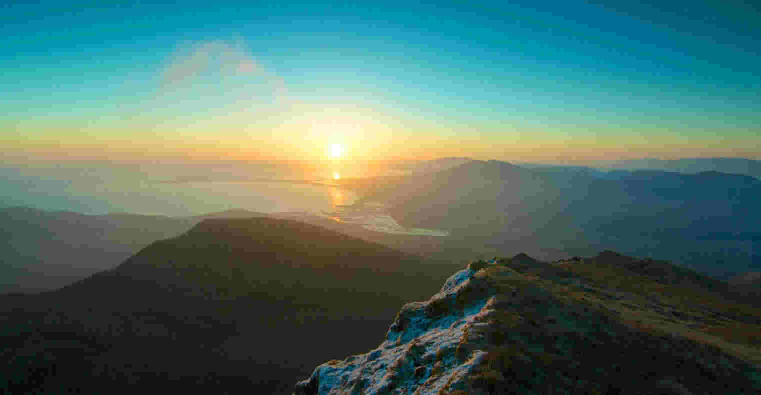
#> input picture 1_Basic/3_Access_Pixel,row,colum_and_croping/pic/bg.jpg, 1521 x 789 px (shown at 1/2 size)
$ jupyter execute 1_line.ipynb
#> lines starting #> are read from the running program, lines starting #| are printed output that depends on the picture
# Line
## Syntax :
* ## cv2.line(image, start_point, end_point, color, thickness)
## Understand Line

# (start points) , (end points)
# (x1,y1) , (x2,y2)
# x1 --> start Horizontal point
# y1 --> start Vertical point

# x2 --> start Horizontal point
# y2 --> start Vertical point

[cell 1]
import cv2
import numpy as np
from matplotlib import pyplot as plt

def value(image):
    image = cv2.cvtColor(image, cv2.COLOR_BGR2RGB)
    plt.figure(figsize=(10,10))
    return image

[cell 2]
img = cv2.imread("../3_Access_Pixel,row,colum_and_croping/pic/bg.jpg")
#> img is the input picture: shape (789, 1521, 3); mean B, G, R 104.8, 113, 79.9
plt.imshow(value(img))

# Draw Vertical line

# x1 = 0
# y1 = 0

# x2 = 0
# y2 = 600

[cell 3]
x1 = 0
y1 = 0

x2 = 0
y2 = 600

line = cv2.line(value(img),(x1,y1),(x2,y2),255,15)
plt.imshow(line)

# Change x1 (horizontal start point)

[cell 4]
x1 = 600
y1 = 0

x2 = 0
y2 = 600

line = cv2.line(value(img),(x1,y1),(x2,y2),255,15)
plt.imshow(line)

# Change y1 (vertical start point)

[cell 5]
x1 = 600
y1 = 100

x2 = 0
y2 = 600

line = cv2.line(value(img),(x1,y1),(x2,y2),255,15)
plt.imshow(line)

# Change y1 100 to 400

[cell 6]
x1 = 600
y1 = 400

x2 = 0
y2 = 600

line = cv2.line(value(img),(x1,y1),(x2,y2),255,15)
plt.imshow(line)

# Draw Horizontal line
# Change y1 400 to 600

[cell 7]
x1 = 600
y1 = 600

x2 = 0
y2 = 600

line = cv2.line(value(img),(x1,y1),(x2,y2),255,15)
plt.imshow(line)

[cell 8]
x1 = 0
y1 = 600

x2 = 1550
y2 = 600

line = cv2.line(value(img),(x1,y1),(x2,y2),255,15)
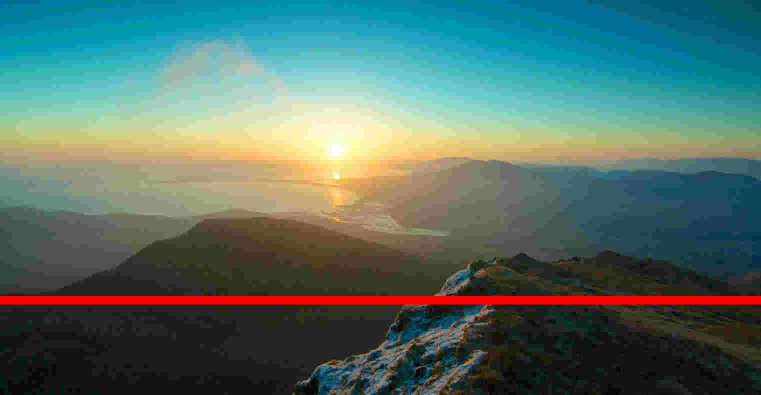
#> line: shape (789, 1521, 3) (shown at 1/2 size); mean R, G, B 84.5, 112.1, 104.1
plt.imshow(line)

# Draw a cross

[cell 9]
x1 = 0
y1 = 0

x2 = 1550
y2 = 800

line1 = cv2.line(value(img),(x1,y1),(x2,y2),255,15)
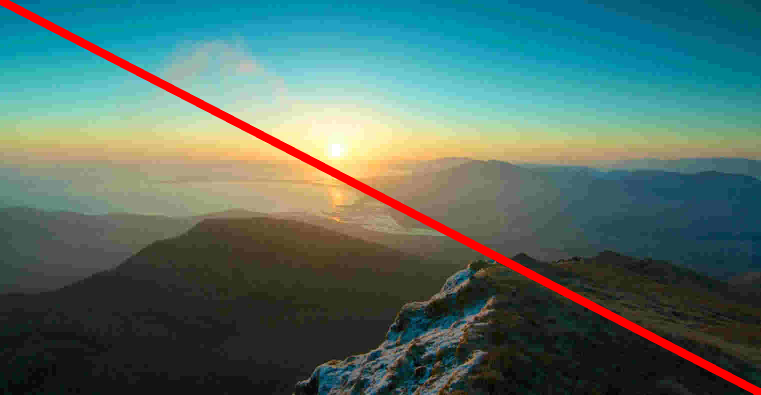
#> line1: shape (789, 1521, 3) (shown at 1/2 size); mean R, G, B 83.6, 110, 102.3
plt.imshow(line1)

[cell 10]
x1 = 1550
y1 = 0

x2 = 0
y2 = 790

plt.figure(figsize=(10,10))
line2 = cv2.line(line1,(x1,y1),(x2,y2),255,15)
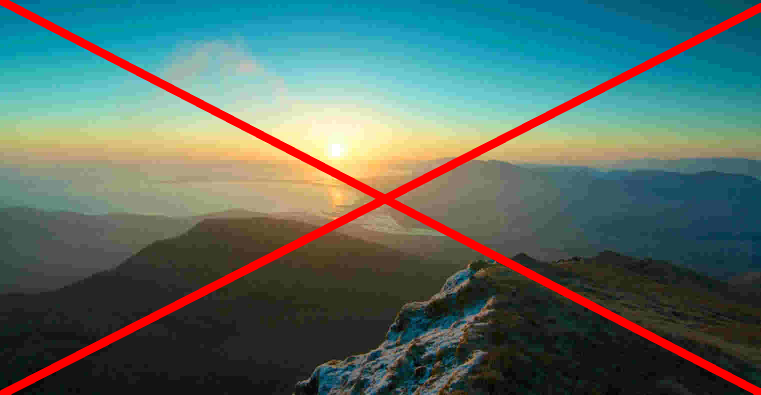
#> line2: shape (789, 1521, 3) (shown at 1/2 size); mean R, G, B 87.8, 107.6, 100.1
plt.imshow(line2)
